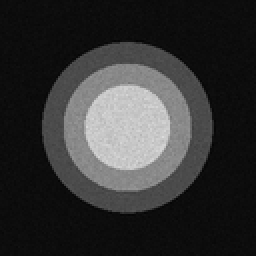
%> input picture images/_noisy.png, 128 x 128 px, shrunk from 256 x 256 before the run (shown 2 times larger)
$ octave SemiImplicitDenoise.m   (GNU Octave 9; MATLAB toolbox functions it lacks are replaced by stand-ins)
%> lines starting %> are read from the running program, lines starting %| are printed output that depends on the picture
%> further down, image is the input picture: size 128x128 uint8; min 3, max 220, mean 51.7
### denosing_port/GradiantU.m
%%%%%%%%%%%%%%%%%%%%%%%%%%%%%%%%%%%%%%%%%%%%%%%%%%%%%%%%%%%%%%%%%%%%%%%%%%%
% The subroutine for computing the image gradient
% over the image domain [1,N]x[1,N] with Neumann BCs
%%%%%%%%%%%%%%%%%%%%%%%%%%%%%%%%%%%%%%%%%%%%%%%%%%%%%%%%%%%%%%%%%%%%%%%%%%%
function [ux,uy] = GradiantU(u)
    h = 1;
    [m,n] = size(u);
%> m = 128; n = 128
    ux = [diff(u);zeros(1,m)]/h;
    uy = diff(u')';
    uy = ([uy zeros(n,1)])/h;
%> uy: size 128x128 double

### denosing_port/TotalVariation.m
%%%%%%%%%%%%%%%%%%%%%%%%%%%%%%%%%%%%%%%%%%%%%%%%%%%%%%%%%%%%%%%%%%%%%%%%%%%
% The subroutine for computing the TV operator
%
% K = div[Grad(u)/Grad(u)]
%
% over the image domain [1,N]x[1,N]
%%%%%%%%%%%%%%%%%%%%%%%%%%%%%%%%%%%%%%%%%%%%%%%%%%%%%%%%%%%%%%%%%%%%%%%%%%%
function answer  = TotalVariation(u,beta)
    [ux,uy] = GradiantU(u);
    normU = sqrt(ux.^2+uy.^2+beta);
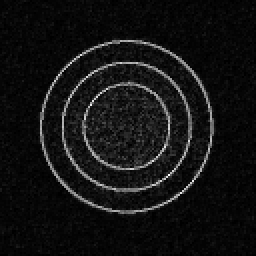
%> normU: size 128x128 double (shown 2 times larger); min 0.01, max 83.55, mean 6.3; drawn with min black and max white
    answer  = DivergenceU(ux./normU,uy./normU);

### denosing_port/DivergenceU.m
%%%%%%%%%%%%%%%%%%%%%%%%%%%%%%%%%%%%%%%%%%%%%%%%%%%%%%%%%%%%%%%%%%%%%%%%%%%
% The subroutine for computing the divergent of a vector field
% over the image domain [1,N]x[1,N] with Neumann BCs
%%%%%%%%%%%%%%%%%%%%%%%%%%%%%%%%%%%%%%%%%%%%%%%%%%%%%%%%%%%%%%%%%%%%%%%%%%%
function divGU = DivergenceU(ux,uy)
    h = 1;
    [m,n] = size(ux);
    ux = [zeros(1,m);ux];
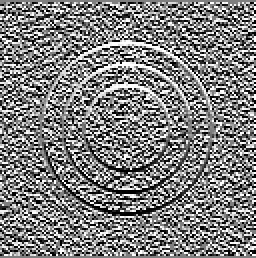
%> ux: size 129x128 double (shown 2 times larger); min -1, max 1, mean -9.85e-05; drawn with min black and max white
    ax = (ux(2:n+1,:)-ux(1:n,:))/h;
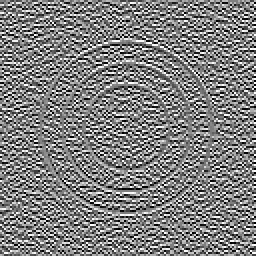
%> ax: size 128x128 double (shown 2 times larger); min -2, max 2, mean -1.95e-18; drawn with min black and max white
    uy = [zeros(n,1) uy];
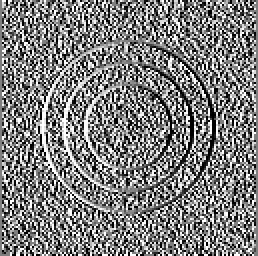
%> uy: size 128x129 double (shown 2 times larger); min -1, max 1, mean -0.000532; drawn with min black and max white
    by = (uy(:,2:m+1)-uy(:,1:m))/h;
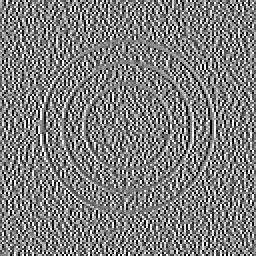
%> by: size 128x128 double (shown 2 times larger); min -2, max 2, mean -1.22e-18; drawn with min black and max white
    divGU = ax+by;
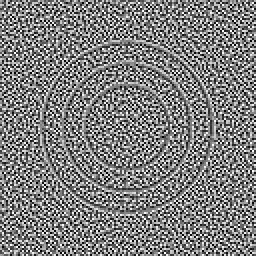
%> divGU: size 128x128 double (shown 2 times larger); min -3.41, max 3.41, mean 1.73e-18; drawn with min black and max white

### denosing_port/denoise_SemiImplicitTimeMarching/SemiImplicitTimeMarchingDenoiser.m
%%%%%%%%%%%%%%%%%%%%%%%%%%%%%%%%%%%%%%%%%%%%%%%
%
% Model: Min { Tv(u) + (1/2)*lambda*(u-f)^2 }
%
% This is equaivalent to solve the following PDE:
%
% -div[Grad(u)/|Grad(u)|]+lambda(u-f) = 0
%
% Here u is the image to be recovered
%      f is the observed image corrupted by the Gaussian noise
% and
%      lambda > 0 is the regularization parameter.
function image = SemiImplicitTimeMarchingDenoiser(original_image,lambda,beta,tau,tolerent,max_iteration)
    i = 0;
    image_norm = 999999;
    res_norm = 999999;
    image = original_image;
    original_res = TotalVariation(image,beta);
    original_res_norm = norm(original_res(:),2);
%> original_res_norm = 247.5
    %Outer Loop
    while i < max_iteration && image_norm > tolerent && res_norm > tolerent
        disp(i);
        last_image = image;
        image = InnerLoop(image,original_image,lambda,beta,tau);
        res = TotalVariation(image,beta)+(lambda*(image - original_image));
        image = image+tau*res;
        res_norm = norm(res(:),2) / original_res_norm;
        image_norm = norm(last_image(:) - image(:),2);
        i = i + 1;
    end
%> this loop made 591 passes
%> (res_norm, image_norm) on passes 1 to 3: (4.15, 195.9), (8.11, 216.6), (14.58, 337.6)
%> pass 1, in CoeffocientD, `u_x = diff(image);`:
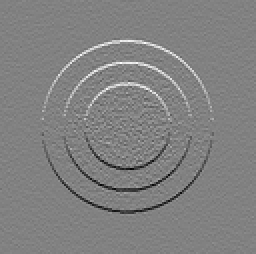
%> u_x: size 127x128 double (shown 2 times larger); min -69, max 67, mean 0; drawn with min black and max white
end
%% Inerloop
% The routine computing the standard SITM method over the image domain [1,N]x[1,N]

function result_image = InnerLoop(image,original_image,lambda,beta,tau)
    [height,width] = size(image);
    N = height*width;
    B = image + tau*original_image;
    Bv = reshape(B,N,1);
    A = TVoperatorForMatrixA(image,beta);
    pre_diagonal = (1+tau)*ones(N,1);
    A = spdiags([pre_diagonal],[0],N,N) + lambda*tau*A;
    uv = A\Bv;
    result_image = reshape(uv,height,width);
end

%% TVoperatorForMatrixA
% The routine computing the TV operator in a spasre matrix form,A=Ax+Ay,
% over the image domain [1,N]x[1,N]

function Ax = TVoperatorForMatrixA(image,beta)
    h = 1;
    [height,width] = size(image);
    D = CoeffocientD(image,beta);
    N = height*width;
    a1 = zeros(N,1);
    a2 = zeros(N,1);
    a3 = zeros(N,3);
    for row = 1:height
        position = (row-1)*width;
        d = 1*D(1:width-1,row);
        a1(1+position:width-1+position) = -d;
        a3(2+position:width+position) = -d;
        a2(1+position:width-1+position) = d;
        a2(2+position:width+position) = a2(2+position:width+position)+d;
    end
    Ax = spdiags([a1,a2,a3],[-1,0,1],N,N)/(h^2);
end

### denosing_port/CoeffocientD.m
%%%%%%%%%%%%%%%%%%%%%%%%%%%%%%%%%%%%%%%%%%%%%%%%%%%%%%%%%%%%%%%%%%%%%%%%%%%
% The subroutine for computing coeffocients D for TV denosing
% over the image domain [1,N]x[1,N]
function [D] = CoeffocientD(image,beta)
    h = 1;
    [height,width] = size(image);
    u_x = diff(image);
    u_x = [u_x;zeros(1,height)]/h;
    u_y = (diff(image'))';
    u_y = [u_y zeros(width,1)]/h;
    D = 1./((sqrt(u_x^2+u_y.^2+beta)));
end

### denosing_port/denoise_SemiImplicitTimeMarching/SemiImplicitDenoise.m
clc;clear;
addpath('denosing_port')
image = (imread('images/_noisy.png'));
image = double(image);
lambda = 10;
beta = 1.0e-4;
tau = 1.0e-1;
tolerent = 1.0e-4;
max_iteration = 1000;
denoised_image = SemiImplicitTimeMarchingDenoiser(image,lambda,beta,tau,tolerent,max_iteration);
imshow(uint8(denoised_image));
%> (this line was passed over: imshow is not available in this run)
